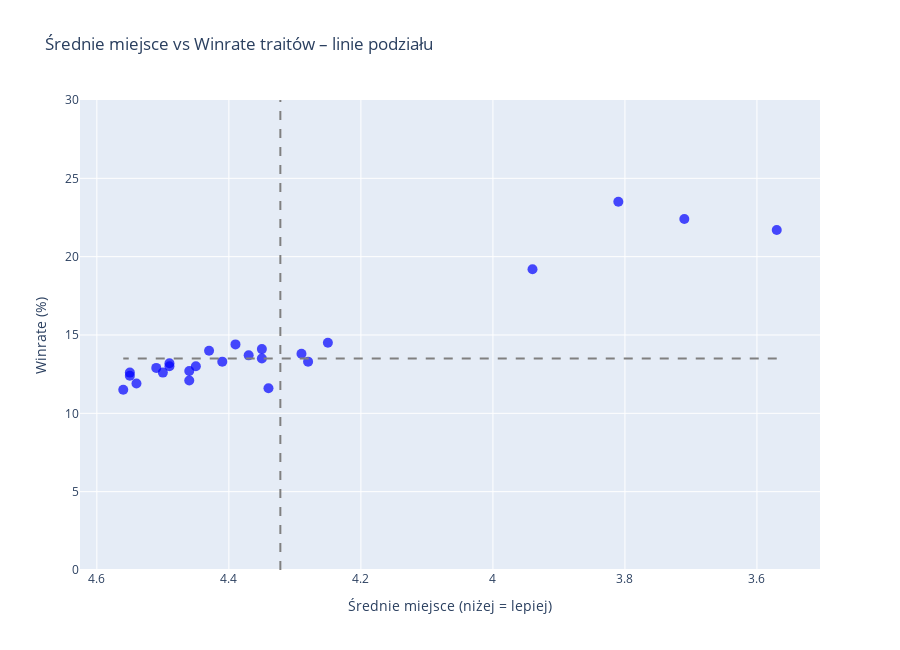

Write notebook code for a chart like this one.
### Markdown cell above
Wykres pokazuje wyraźną zależność: traity z niższym średnim placementem (poniżej 4.0) mają zdecydowanie wyższy winrate – sięgający nawet 23%. Większość traitów mieści się w przedziale 4.3–4.6 i osiąga winrate na poziomie 10–15%, co wskazuje na ich mniejszą skuteczność. Korelacja między placementem a winrate’em jest silna – dobre średnie miejsce przekłada się bezpośrednio na większe szanse na wygraną.

### Code cell
import plotly.graph_objects as go

cutoff_winrate = 13.5
cutoff_avg_place = final['avg_placement'].mean()

fig = go.Figure()

fig.add_trace(go.Scatter(
    x=final['avg_placement'],
    y=final['winrate'],
    mode='markers',
    marker=dict(size=10, color='blue', opacity=0.7),
    name='Traity'
))

fig.add_shape(type='line', x0=cutoff_avg_place, x1=cutoff_avg_place, y0=0, y1=30,
              line=dict(color='gray', dash='dash'))
fig.add_shape(type='line', x0=final['avg_placement'].min(), x1=final['avg_placement'].max(),
              y0=cutoff_winrate, y1=cutoff_winrate, line=dict(color='gray', dash='dash'))

fig.update_layout(
    title='Średnie miejsce vs Winrate traitów – linie podziału',
    xaxis_title='Średnie miejsce (niżej = lepiej)',
    yaxis_title='Winrate (%)',
    xaxis=dict(autorange='reversed'),
    yaxis=dict(range=[0, 30]),
    height=650
)

fig.show()

### Figure 1 — Plotly figure (JSON) as saved in the notebook; plotly's stock layout.template omitted (floating-point values rounded to 4 significant figures)
{"data": [{"marker": {"color": "blue", "opacity": 0.7, "size": 10}, "mode": "markers", "name": "Traity", "type": "scatter", "x": [3.81, 3.71, 3.57, 3.94, 4.25, 4.39, 4.35, 4.43, 4.29, 4.37, 4.35, 4.28, 4.41, 4.49, 4.49, 4.45, 4.51, 4.46, 4.55, 4.5, 4.55, 4.46, 4.54, 4.34, 4.56], "y": [23.5, 22.4, 21.7, 19.2, 14.5, 14.4, 14.1, 14, 13.8, 13.7, 13.5, 13.3, 13.3, 13.2, 13, 13, 12.9, 12.7, 12.6, 12.6, 12.4, 12.1, 11.9, 11.6, 11.5]}], "layout": {"height": 650, "shapes": [{"line": {"color": "gray", "dash": "dash"}, "type": "line", "x0": 4.322, "x1": 4.322, "y0": 0, "y1": 30}, {"line": {"color": "gray", "dash": "dash"}, "type": "line", "x0": 3.57, "x1": 4.56, "y0": 13.5, "y1": 13.5}], "title": {"text": "Średnie miejsce vs Winrate traitów – linie podziału"}, "xaxis": {"autorange": "reversed", "title": {"text": "Średnie miejsce (niżej = lepiej)"}}, "yaxis": {"range": [0, 30], "title": {"text": "Winrate (%)"}}}}
